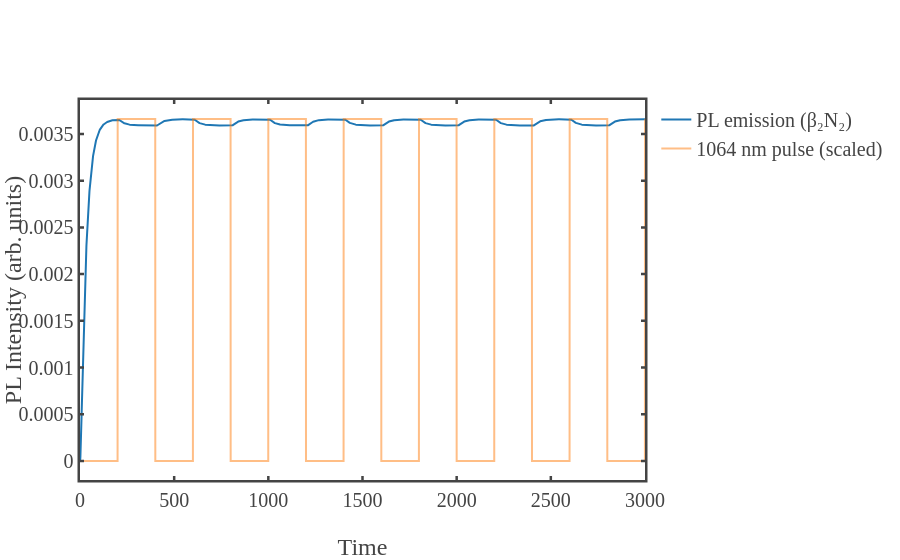

Notebook code for this chart:
### Markdown cell above
### For single power of 975 nm and 1064 nm

### Code cell
import numpy as np
from scipy.integrate import solve_ivp
import plotly.graph_objects as go

# ------------------------------------------------------------
# --- Simulation parameters ---
# ------------------------------------------------------------
t_max = 3000.0       # total simulation time
dt = 0.5             # time step
t_eval = np.linspace(0, t_max, int(t_max/dt)+1)

# Pulse parameters
laser_on = 200.0
laser_off = 200.0
period = laser_on + laser_off
phase_shift = laser_on  # phase offset for 1064 pulse

# Lifetimes
beta1 = 0.01
beta2 = 0.03

# Coefficients
k_alpha1  = 2
k_alpha1p = 0.05
k_alpha2  = 0.07
k_alpha2p = 0.0001
k_gamma_975 = 0.00001
k_gamma_1064 = 0.017

# Plotly template
fig_template = go.layout.Template()
fig_template.layout = {
    'template': 'simple_white+presentation',
    'autosize': False,
    'width': 1000,
    'height': 450,
    'xaxis': {'ticks':'inside','mirror':'ticks','linewidth':2.5,'tickwidth':2.5,'ticklen':4,'showline':True,'showgrid':False, 'zeroline':False},
    'yaxis': {'ticks':'inside','mirror':'ticks','linewidth':2.5,'tickwidth':2.5,'ticklen':4,'showline':True,'showgrid':False, 'zeroline':False},
    'font': {'family':'mathjax','size':20}
}

# ------------------------------------------------------------
# --- 1064 nm pulse function ---
# ------------------------------------------------------------
def make_I1064_func(I_1064_peak):
    def I1064(t):
        phase = np.mod(t + phase_shift, period)
        return np.where(phase < laser_on, I_1064_peak, 0.0)
    return I1064

# ------------------------------------------------------------
# --- Run simulation for chosen powers ---
# ------------------------------------------------------------
def run_sim_with_trace(I_975, I_1064_peak):
    I1064 = make_I1064_func(I_1064_peak)

    def I975_func(t):
        return I_975 if np.isscalar(t) else np.full_like(t, I_975)

    def alpha1(t):  return k_alpha1 * I975_func(t) + k_alpha2 * I1064(t)
    def alpha1p(t): return k_alpha1p * I975_func(t) + k_alpha2p * I1064(t)
    def gamma975(t):  return k_gamma_975 * I975_func(t)
    def gamma1064(t): return k_gamma_1064 * I1064(t)

    def rate_equations(t, N):
        N0, N1, N2 = N
        a1  = alpha1(t)
        a1p = alpha1p(t)
        g1  = gamma975(t)
        g2  = gamma1064(t)
        dN0 = -a1*N0 + (beta1+g1+g2)*N1 + beta2*N2
        dN1 = a1*N0 - (a1p+beta1+g1+g2)*N1
        dN2 = a1p*N1 - beta2*N2
        return [dN0, dN1, dN2]

    # Solve ODEs
    sol = solve_ivp(rate_equations, [0, t_max], [1, 0, 0],
                    t_eval=t_eval, atol=1e-9, rtol=1e-7)

    t = sol.t
    N2 = sol.y[2]
    emission = beta2 * N2

    I1064_trace = np.array([I1064(ti) for ti in t])

    return t, emission, I1064_trace

# ------------------------------------------------------------
# --- Manual powers to match experiment ---
# ------------------------------------------------------------
I975_chosen  = 0.09
I1064_chosen = 1.2

PL_t, PL_em, I1064_t = run_sim_with_trace(I975_chosen, I1064_chosen)

# ------------------------------------------------------------
# --- Normalize 1064 nm pulse for visual overlay ---
# ------------------------------------------------------------
I1064_norm = I1064_t / I1064_t.max() * PL_em.max()

# ------------------------------------------------------------
# --- Plot PL + 1064 nm pulse ---
# ------------------------------------------------------------
fig_time = go.Figure()

fig_time.add_trace(go.Scatter(
    x=PL_t, y=PL_em, mode="lines", name="PL emission (β₂N₂)"
))
fig_time.add_trace(go.Scatter(
    x=PL_t, y=I1064_norm, mode="lines", name="1064 nm pulse (scaled)", opacity=0.5
))

fig_time.update_layout(
    template=fig_template,
    xaxis_title="Time",
    yaxis_title="PL Intensity (arb. units)"
)
fig_time.show()

# ------------------------------------------------------------
# --- Pulse-edge quenching with small dt window ---
# ------------------------------------------------------------
pulse_index = 4
dt_sample = dt  # small averaging window

# Detect rising edges of 1064 nm pulse
on_indices = np.where((I1064_t[:-1] == 0) & (I1064_t[1:] > 0))[0]
if pulse_index >= len(on_indices):
    raise ValueError("Not enough pulses in the simulation.")

idx_on = on_indices[pulse_index] + 1

# Detect falling edge of the same pulse
off_candidates = np.where(I1064_t[idx_on:] == 0)[0]
idx_off = idx_on + off_candidates[0]

# Define small dt windows around pulse edges
start_mask = (PL_t >= PL_t[idx_on]) & (PL_t < PL_t[idx_on] + dt_sample)
end_mask   = (PL_t >= PL_t[idx_off] - dt_sample) & (PL_t < PL_t[idx_off])

PL_start = PL_em[start_mask].mean()
PL_end   = PL_em[end_mask].mean()

quench_4th = (PL_start - PL_end) / PL_start * 100

print(f"PL at pulse start (avg): {PL_start:.6e}")
print(f"PL at pulse end   (avg): {PL_end:.6e}")
print(f"Quenching during 4th pulse: {quench_4th:.2f} %")

### Figure 1 — Plotly figure (JSON) as saved in the notebook; plotly's stock layout.template omitted (floating-point values rounded to 4 significant figures; data arrays with more than 128 entries replaced by an {"elided": "..."} marker saying what was removed)
{"data": [{"mode": "lines", "name": "PL emission (β₂N₂)", "type": "scatter", "x": {"elided": "6001 float values"}, "y": {"elided": "6001 float values"}}, {"mode": "lines", "name": "1064 nm pulse (scaled)", "opacity": 0.5, "type": "scatter", "x": {"elided": "6001 float values"}, "y": {"elided": "6001 float values"}}], "layout": {"xaxis": {"title": {"text": "Time"}}, "yaxis": {"title": {"text": "PL Intensity (arb. units)"}}}}
